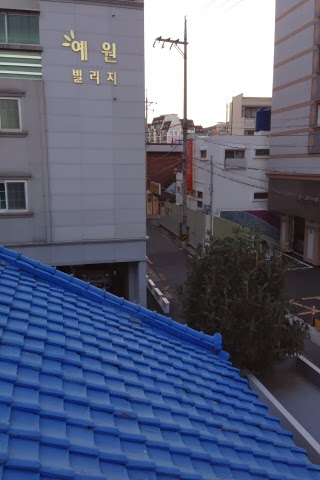
#> input picture Tutorials/Tutorial_5/S1.jpg, 320 x 480 px
$ python image_blending.py
#> lines starting #> are read from the running program, lines starting #| are printed output that depends on the picture
import cv2
import matplotlib.pyplot as plt
import numpy as np

# Read images to stitch
imgl = cv2.imread('../S1.jpg')
#> imgl is the input picture: shape (480, 320, 3); mean B, G, R 121.5, 96.9, 89.6
imgr = cv2.imread('../S2.jpg')
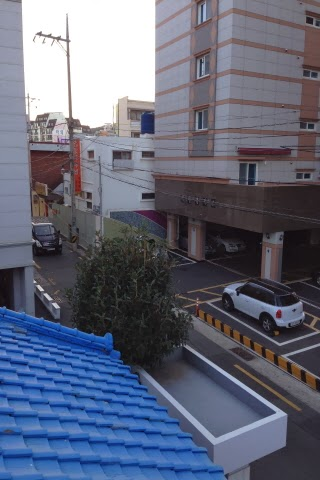
#> input picture Tutorials/Tutorial_5/S2.jpg, 320 x 480 px
#> imgr is the input picture: shape (480, 320, 3); mean B, G, R 121.4, 102.9, 97.7

imgl = cv2.cvtColor(imgl, cv2.COLOR_BGR2RGB)
imgr = cv2.cvtColor(imgr, cv2.COLOR_BGR2RGB)

# Compute keypoints and descriptors
sift_obj = cv2.xfeatures2d.SIFT_create()
keypoints_l, descriptors_l = sift_obj.detectAndCompute(imgl, None)
#> keypoints_l = 980 keypoints; strongest (x, y, size): (168, 40, 2.7), (177, 41, 3.1), (185, 43, 3.4), (185, 57, 2.5)
keypoints_r, descriptors_r = sift_obj.detectAndCompute(imgr, None)
#> keypoints_r = 1045 keypoints; strongest (x, y, size): (40, 34, 3.1), (41, 289, 2.6), (58, 38, 3.1), (46, 295, 2.7)

# create BFMatcher object
bf = cv2.BFMatcher()

# Match descriptors.
matches = bf.match(descriptors_r,descriptors_l) # query image, train image
#> matches = 1045 matches

# Sort them in the order of their distance.
matches = sorted(matches, key = lambda x:x.distance)

# Draw keypoints
imgmatch = cv2.drawMatches(imgr,keypoints_r,imgl,keypoints_l, matches[:10], None, flags=2)
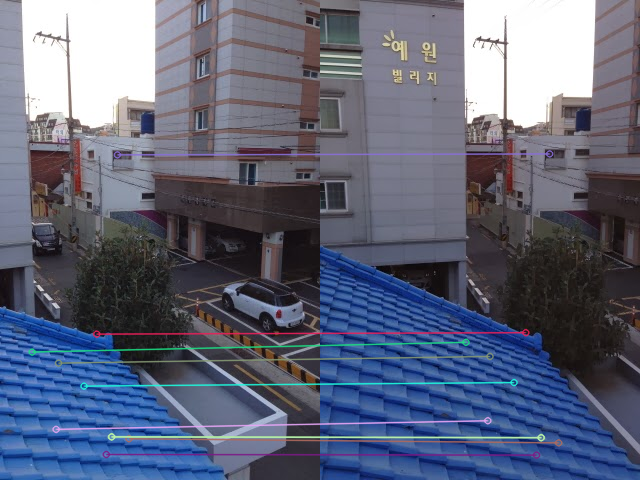
#> imgmatch: shape (480, 640, 3); mean R, G, B 95.2, 101.1, 122.1

# Arrange matching keypoints in two separate lists
GoodMatches = []
for i, m in enumerate(matches):
    if m.distance < 1000:
        GoodMatches.append((m.trainIdx, m.queryIdx))
#> after the loop, GoodMatches = 1045 pairs, first value 3 to 979, second value 0 to 1044

mpr = np.float32([keypoints_r[i].pt for (__, i) in GoodMatches])
#> mpr = 1045 pairs, first value 2.6 to 316.9, second value 2.64 to 475.7
mpl = np.float32([keypoints_l[i].pt for (i, __) in GoodMatches])
#> mpl = 1045 pairs, first value 3.23 to 316.9, second value 12.15 to 476.2

# find homography and wrap image accordingly
H, __ = cv2.findHomography(mpr, mpl, cv2.RANSAC, 4)
#> H = [[0.77, -0.0121, 122], [-0.129, 0.926, 12.63], [-0.000704, -3.09e-06, 1]]
wimg = cv2.warpPerspective(imgr, H, (imgr.shape[1]+imgl.shape[1],imgr.shape[0]))
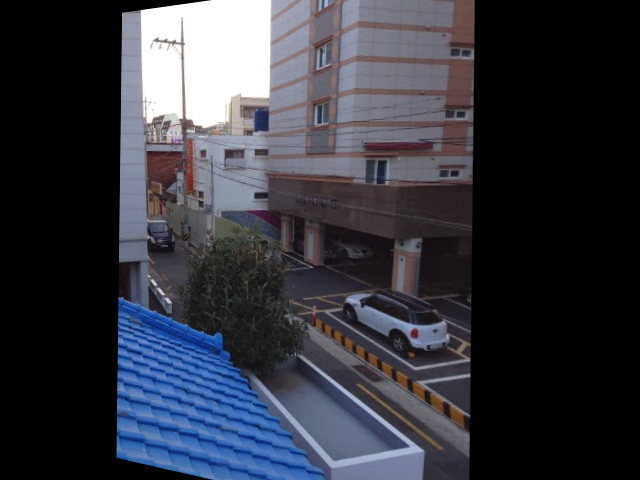
#> wimg: shape (480, 640, 3); mean R, G, B 52, 53.8, 62.9
wimg[:,:imgl.shape[1],:] = imgl
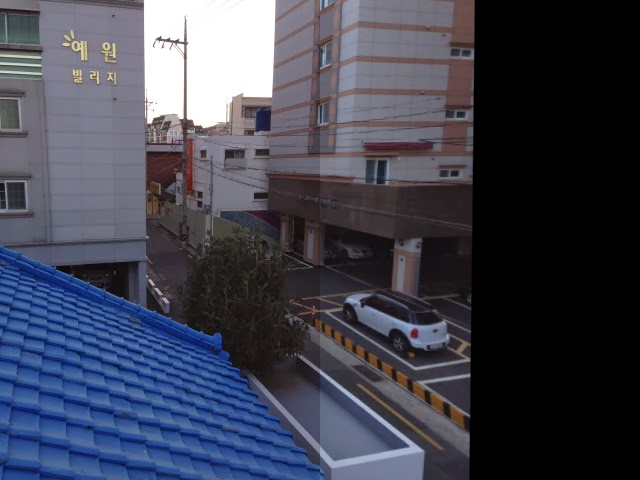
#> wimg: shape (480, 640, 3); mean R, G, B 64.5, 67, 81.5

# read images
A = cv2.warpPerspective(imgr, H, (imgr.shape[1]+imgl.shape[1],imgr.shape[0]))
B = np.zeros_like(A)
B[:,:imgl.shape[1],:] = imgl
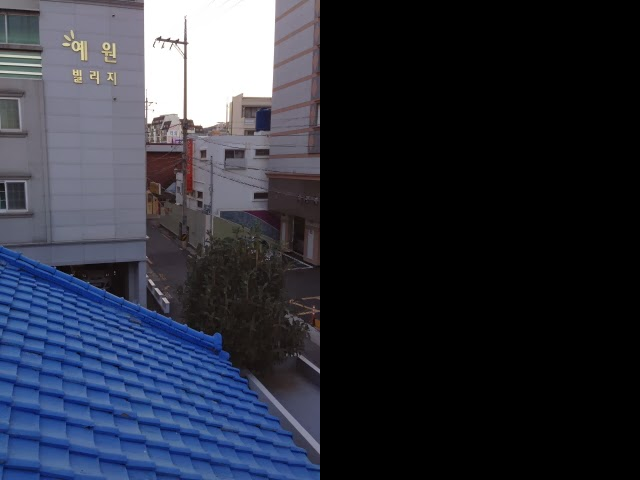
#> B: shape (480, 640, 3); mean R, G, B 44.8, 48.4, 60.8
A = A.astype('float')
B = B.astype('float')


# width and height of image
col, row = A.shape[0:2]
#> col = 480; row = 640

""" ALPHA BLENDING """
def Ramp(i_width, c_width, c_index, start, end):
    """
    Create alpha blending function
    :param i_width: img width
    :param r_width: ramp width
    :param r_index: center ramp index
    :param start: starting ramp value
    :param end: ending ramp value
    :return:
    """
#> called with i_width = 640, c_width = 100, c_index = 250, start = 0, end = 1
    a = np.zeros((i_width))
    step = (end - start) / (c_width-1)
    idx = round(c_index - (c_width / 2))  # left side starting index of alpha ramp
    for i in range(c_width):
        a[idx] = start + step*i
        idx += 1
    a[idx:] = 1
    return a

# alpha blending ramp
ramp_size = 100  # alpha blending ramp size
alpha = Ramp(A.shape[1], ramp_size, 250, 0, 1).reshape(1, -1, 1)
#> alpha = 640 values from 0 to 1

# Now blend
I_blend = alpha * A + (1-alpha)*B
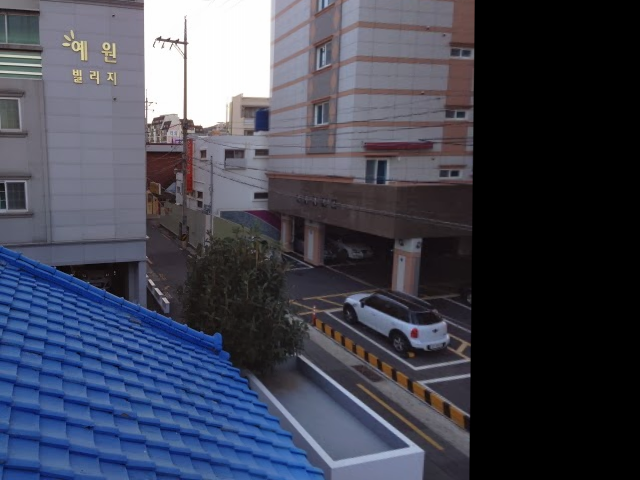
#> I_blend: shape (480, 640, 3) float64; mean R, G, B 65.6, 68.7, 83.6; drawn with min black and max white
I_blend = np.uint8(I_blend)  # convert back to uint8

# display images
plt.figure(figsize=(8,3))
plt.subplot(121), plt.imshow(cv2.cvtColor(wimg, cv2.COLOR_RGB2BGR))
plt.title("Directly Connected"), plt.xticks([]), plt.yticks([])
plt.subplot(122), plt.imshow(cv2.cvtColor(I_blend, cv2.COLOR_RGB2BGR))
plt.title("Alpha Blending"), plt.xticks([]), plt.yticks([])
plt.show()
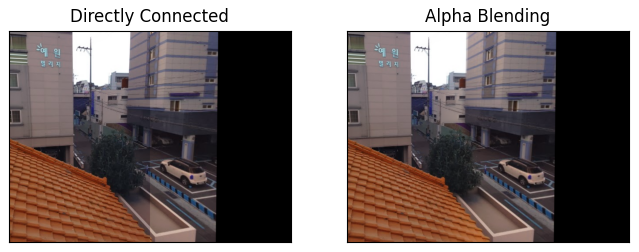
#> figure drawn by matplotlib, 2 panels; B, G, R data is drawn as R, G, B
